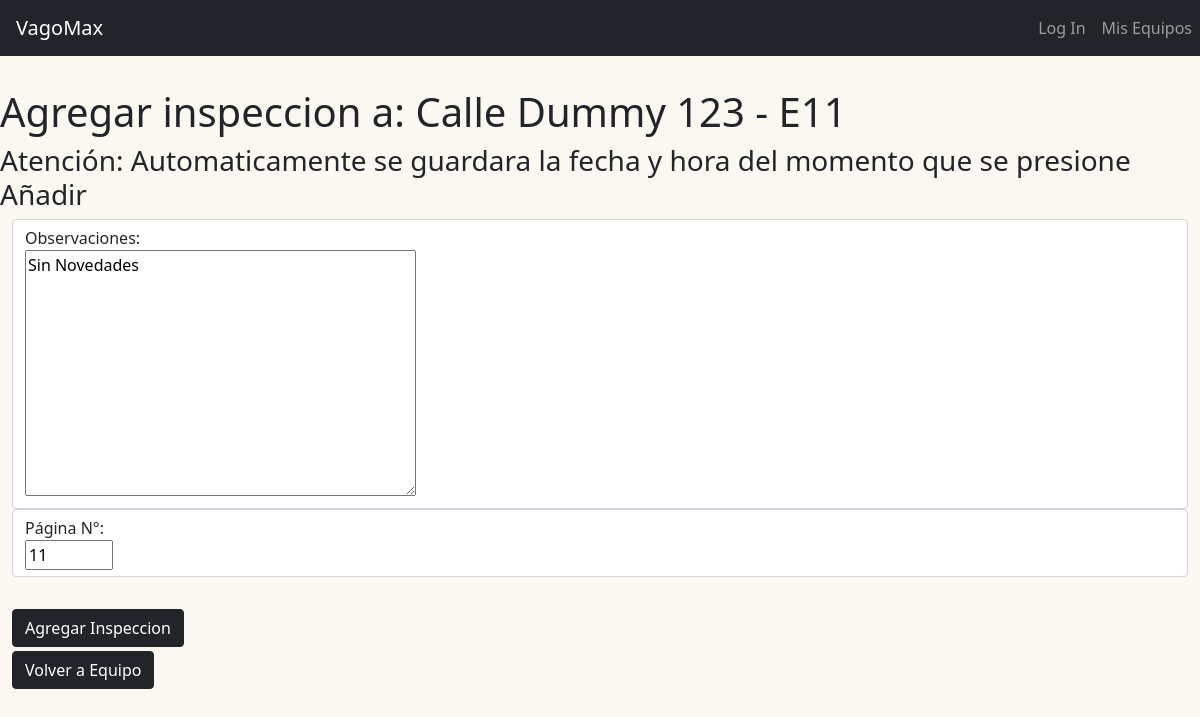
The page /ingenieros/add_inspection/calle-dummy-123-e11 on the database as committed earlier.
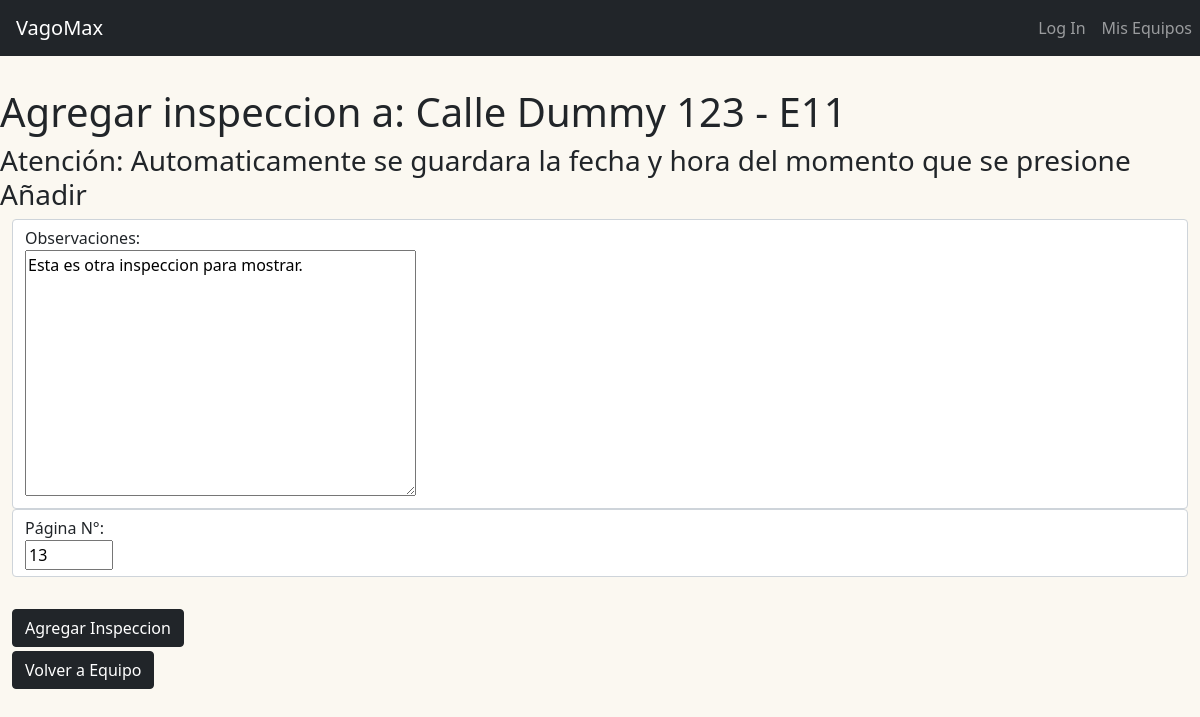
The same page on the database as committed later.
### ingenieros/models.py (models this page shows)
class InspeccionesModel(models.Model):
    equipo = models.ForeignKey(EquiposModel, on_delete=models.CASCADE, related_name="inspections")
    fecha = models.DateTimeField(default=datetime.now)
    observacion = models.TextField()
    pagina_numero = models.IntegerField(default=11, null=False)

### ingenieros/views.py (the view, shortened to what this page needs)
# urls.py: path("add_inspection/<slug:slug>",views.AddinspectionView.as_view() ,name="add_inspection_page"),
class AddinspectionView(View):
    def get(self, request, slug):
        machine = EquiposModel.objects.get(slug=slug)
        inspection_form = NuevaInspeccionForm()
        inspection_form.set_initial(slug)
        return render(request, "ingenieros/add-inspection.html", {
            "machine": machine,
            "form": inspection_form,
        })

### ingenieros/forms.py
class NuevaInspeccionForm(forms.Form):
    observacion = forms.CharField(label="Observaciones", widget=forms.Textarea)
    pagina = forms.IntegerField(label="Página N°", max_value=46, min_value=11)
    def set_initial(self, slug):
        machine = EquiposModel.objects.get(slug=slug)
        try:
            last_inspection = machine.inspections.last().observacion
            last_page = machine.inspections.last().pagina_numero
        except AttributeError:
            self.initial["observacion"] = "Sin Novedades"
            self.initial["pagina"] = 11
        else:
            self.initial["observacion"] = last_inspection
            self.initial["pagina"] = last_page + 1

### ingenieros/templates/ingenieros/add-inspection.html (shortened to what this page needs)
{% extends 'base.html' %}
{% load static %}
{% block css_files %}
<link rel="stylesheet" href="{% static 'ingenieros/add-inspection.css' %}">
{% endblock css_files %}
{% block content %}
<h1>Agregar inspeccion a: {{ machine.calle|title}} - E{{ machine.equipo_numero}}</h1>
<div>
    <h3> Atención: Automaticamente se guardara la fecha y hora del momento que se presione Añadir </h3>
    <div class="container-fluid inspeccion-container">
        <form action="{% url "add_inspection_page" slug=machine.slug %}" method="POST">
            {% for field in form  %}
                <div class="form-control {% if form_field.errors %}invalid{% endif %}">
                    {{ field.label_tag}} <br>
                    {{ field }}
                </div>
            {% endfor %}
            <button class="btn btn-dark agregar-button" type="submit">Agregar Inspeccion</button>
        </form>
        <form action="{% url "detail_page" slug=machine.slug %}">
                <button class="btn btn-dark volver-button">Volver a Equipo</button>
        </form>
    </div>
{% endblock content %}

Rows that differ between the two databases and show on the page:
added InspeccionesModel: form "Esta es otra inspeccion para mostrar."
Other text that changed with them:
form field pagina: "11" → "13"
list line gone: "Sin Novedades"
